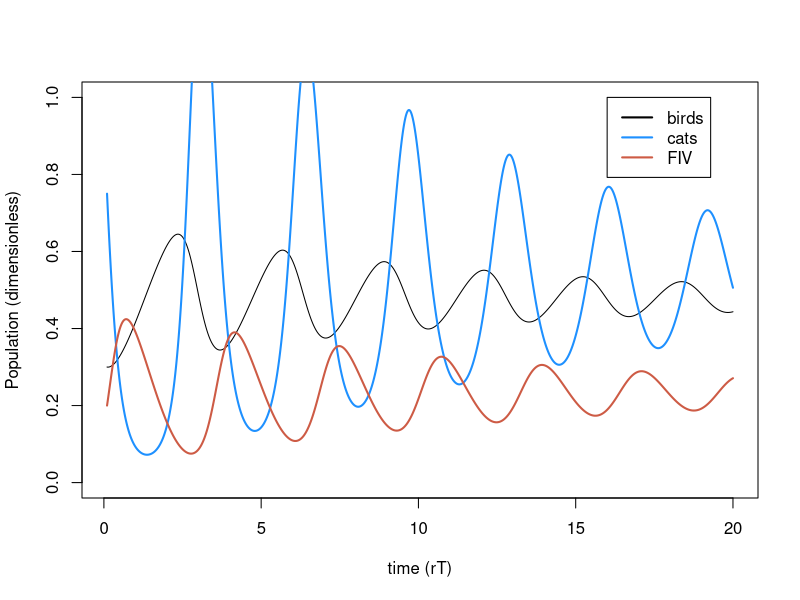
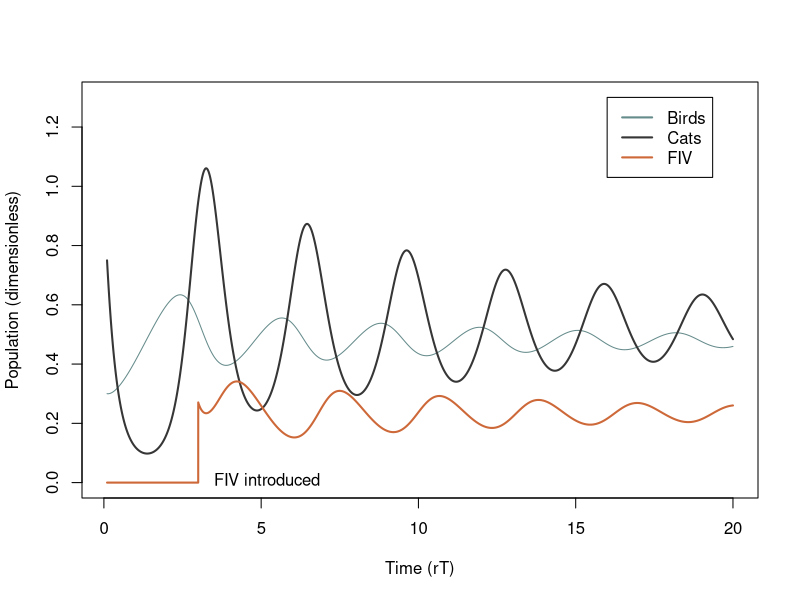
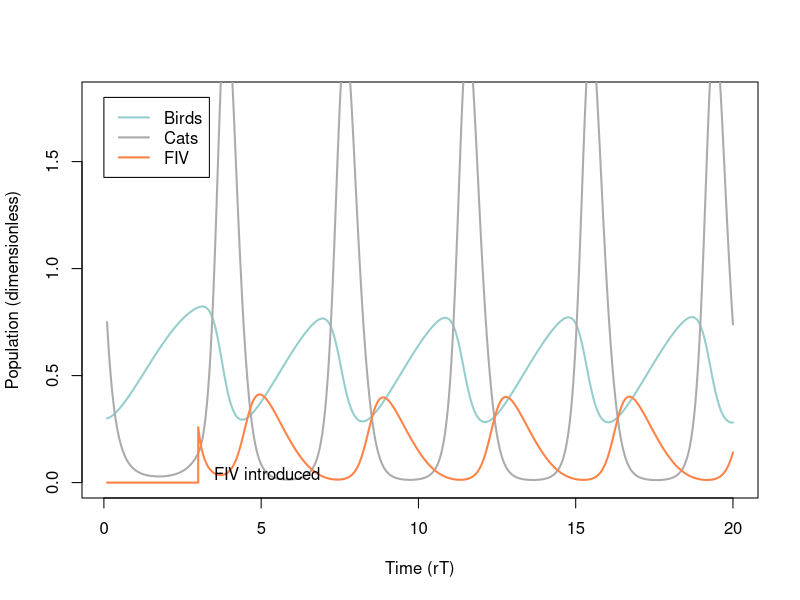
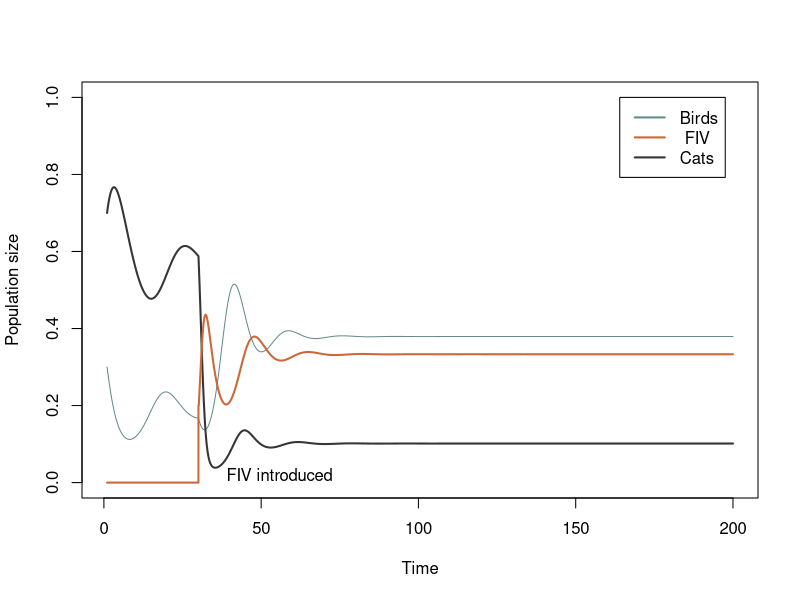
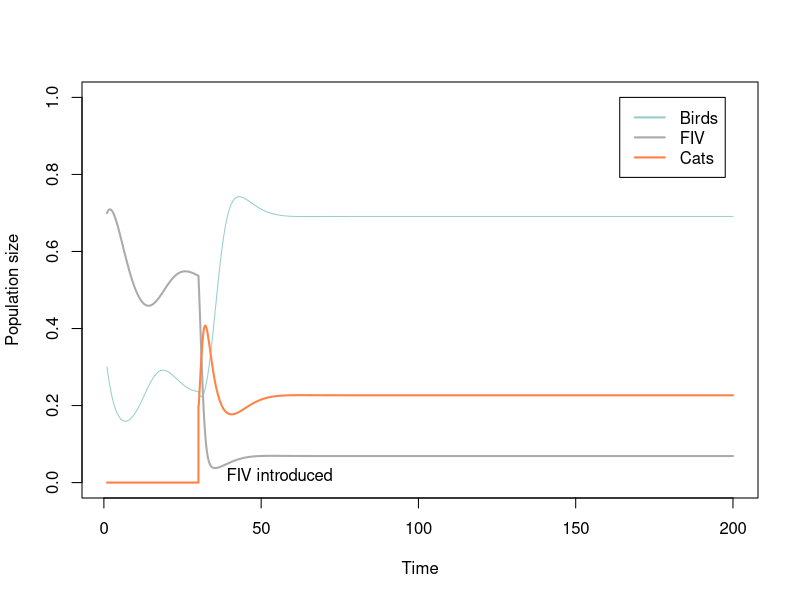
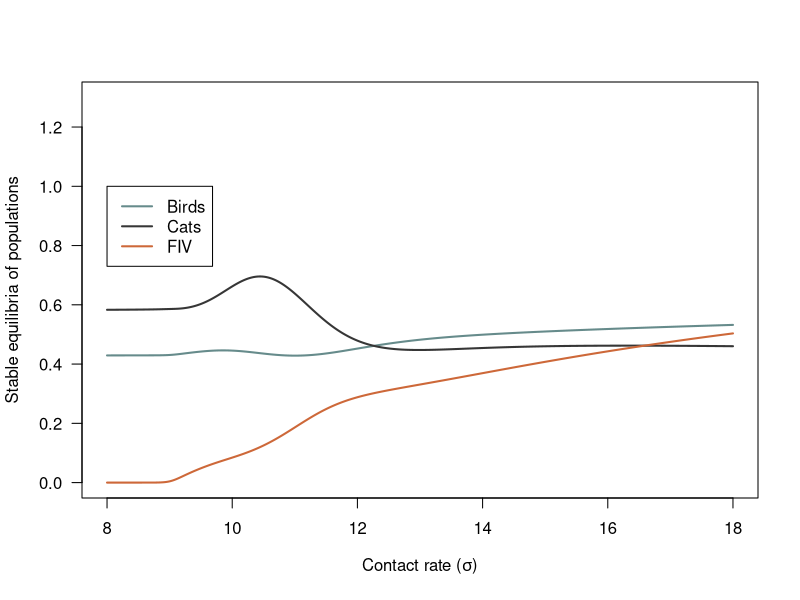

Source code (R) for these figures, in order: (Note: a time limit stopped this script after it produced the figures.)
## ---- chunk 1
knitr::opts_chunk$set(echo = TRUE)
## ---- chunk 2
##Variables
#N.v <- NaN    ## population size for victims (birds)
#N.p <- NaN    ## population size for predators (cats)
t.time.set <- seq(1, 200, length.out= 20000) ## time



r.v <- 0.1          # per capita growth rate of birds in the model
a <- 0.03           # trophic conversion efficiency of cats
d.p <- 0.6          # natural per capita death rate of cats
beta.pm <- 1.5      # contact rate for proportionate mixing
delta <- 0.2        # virulence

#core equations
#B <- N.v/K
#C <- N.p*u/r.v
t.set <- r.v*t.time.set

#dimensionless parameters
sigma.pm <- 11.75
e <- 14
m <- 6
alpha <- 3

## ---- chunk 3
B.simu1 <- NaN*t.set 
  B.simu1[1] <- .3
C.simu1 <- NaN*t.set
  C.simu1[1] <- .75
I.simu1 <- NaN*t.set
 I.simu1[1] <- 0.2

#for PM
for(i in 2:length(t.set)){
  
  dt <- t.set[i]-t.set[i-1]
  B <- B.simu1[i-1]
  C <- C.simu1[i-1]
  I <- I.simu1[i-1]
  
  dB <- (B*(1-B) -B*C) *dt
  dC <- (e*B*C - m*C - alpha*C*I)*dt
  dI <- (((sigma.pm - alpha)* (1-I) - e*B)*I) *dt
  
  B.simu1[i] <- B + dB
  C.simu1[i] <- C + dC
  I.simu1[i] <- I + dI
}

  
plot(t.set, B.simu1, type= "l", ylim= c(0, 1), ylab="Population (dimensionless)", xlab="time (rT)")  
lines(t.set,C.simu1,lwd=2,col='dodgerblue')
lines(t.set, I.simu1, lwd = 2, col= "coral3")
legend(x=16,y=1, col = c("black","dodgerblue","coral3"), lty=1,lwd=2,legend = c("birds", "cats", "FIV"))

## ---- chunk 4
B.simu2 <- NaN*t.set 
  B.simu2[1] <- .3
C.simu2 <- NaN*t.set
  C.simu2[1] <- .75
I.simu2 <- NaN*t.set
 I.simu2[1] <- .2
## ---- chunk 5
#for PM
for(i in 2:length(t.set)){
  
  	if(t.set[i] < 3){I.simu2[i-1] <- 0 } else { 
  	  if(t.set[i] == 3) {I.simu2[i-1] <- 0.2} else { I<- I.simu2[i-1]}}
	
  dt <- t.set[i]-t.set[i-1]
  B <- B.simu2[i-1]
  C <- C.simu2[i-1]
  #I.simu2[i-1]
  
  dB <- (B*(1-B) -B*C) *dt
  dC <- (e*B*C - m*C - alpha*C*I)*dt
  dI <- (((sigma.pm - alpha)* (1-I) - e*B)*I) *dt
  
  B.simu2[i] <- B + dB
  C.simu2[i] <- C + dC
  I.simu2[i] <- I + dI
}

#pdf('timeseries_with_fiv.pdf', width= 7, height = 5)
plot(t.set, B.simu2, type= "l", ylim= c(0, 1.3), ylab="Population (dimensionless)", xlab="Time (rT)", col= "paleturquoise4")  
lines(t.set,C.simu2,lwd=2,col="gray21")
lines(t.set, I.simu2, lwd = 2, col= "sienna3")
legend(x=16,y=1.3, col = c("paleturquoise4","gray21","sienna3"), lty=1,lwd=2,legend = c("Birds", "Cats", "FIV"))
text(x=3.5, y=0.01, adj=0, label="FIV introduced")
#dev.off()
## ---- chunk 6
l <- 0.15 #percent activity of sick cats (lathargy)
#for PM
B.simu3 <- NaN*t.set 
  B.simu3[1] <- .3
C.simu3 <- NaN*t.set
  C.simu3[1] <- .75
I.simu3 <- NaN*t.set
#I.simu3[1] <- 0

for(i in 2:length(t.set)){
  
  	if(t.set[i] < 3){I.simu3[i-1] <- 0 } else { 
  	  if(t.set[i] == 3) {I.simu3[i-1] <- 0.2} else { I<- I.simu3[i-1]}}
	
  dt <- t.set[i]-t.set[i-1]
  B <- B.simu3[i-1]
  C <- C.simu3[i-1]
  #I.simu3[i-1]
  
  dB <- (B*(1-B) -B*C*(1-I) - l*B*I*C ) *dt
  dC <- (e*(B*C*(1-I) + l*B*I*C) - m*C - alpha*C*I)*dt
  dI <- (((sigma.pm - alpha)* (1-I) - e*B)*I) *dt
  
  B.simu3[i] <- B + dB
  C.simu3[i] <- C + dC
  I.simu3[i] <- I + dI
}

#plot(t.set, B.simu3, type= "l", ylim= c(0, 1), xlim=c(0, 25), ylab="Population (dimensionless)", xlab="time (rT)", col='paleturquoise4')  
#lines(t.set,C.simu3,lwd=2,col='gray21')
#lines(t.set, I.simu3, lwd = 2, col= "sienna3")
#lines(t.set,C.simu2,lwd=2, lty= 2, col='gray67')
#lines(t.set, I.simu2, lwd = 2,lty= 2, col= "sienna1")
#lines(t.set,B.simu2,lwd=2,lty= 2, col='paleturquoise3')

#legend(x=17,y=1, col = c("paleturquoise4","paleturquoise3","sienna3", "sienna1", "gray21", "gray67"), lty=1,lwd=2,legend = c("birds w/ FIV effect", "regular birds", "FIV w/ FIV effect", " regular FIV", "cats w/ FIV effect", "regular cats"))
#text(x=3.5, y=0.04, adj=0, label="FIV introduced")




#plot(t.set, B.simu3,type= "l", ylim= c(0, 1), ylab="Population (dimensionless)", xlab="time (rT)", col= 'Dodgerblue2')
#lines(t.set, B.simu2, lwd=2, col= 'coral3')


#pdf('timeseries_with_lethargy.pdf')
plot(t.set, B.simu3, type= "l", ylim= c(0, 1.8), lwd=2, ylab="Population (dimensionless)", xlab="Time (rT)", col='paleturquoise3')  
lines(t.set,C.simu3,lwd=2,col='gray67')
lines(t.set, I.simu3, lwd = 2, col= "sienna1")

legend(x=0,y=1.8, col = c("paleturquoise3","gray67","sienna1"), lty=1,lwd=2,legend = c("Birds", "Cats", "FIV"))
text(x=3.5, y=0.04, adj=0, label="FIV introduced")
#dev.off()
## ---- chunk 7
mu <- 1 #predation rate
a <- 0.8 #trophic conversion
d <- 0.15 #per capita death
#beta.pm <- .33 #pm contact rate
#delta <- .16 # virulence
K<- 1
r<- .7

l <- 0.25 #percent activity of sick cats (lathargy)
#for PM
N.simu6 <- NaN*t.time.set 
  N.simu6[1] <- .3
S.simu6 <- NaN*t.time.set
  S.simu6[1] <- .7
I.simu6 <- NaN*t.time.set
 # I.simu6[1] <- .0

for(i in 2:length(t.time.set)){
  
 if(t.time.set[i] < 30){I.simu6[i-1] <- 0 } else { 
  	 if((t.time.set[i] > 30.068533) &&(t.time.set[i] < 30.168082)) {I.simu6[i-1] <- 0.2} else {}}
	
  dt <- t.time.set[i]-t.time.set[i-1]
  N <- N.simu6[i-1]
  S <- S.simu6[i-1]
  I <- I.simu6[i-1]
  P <- S + I
  
  dN <- (r*N*(1-N/K)-mu*N*P) * dt
  dS <- ((a*mu*N*P)-(d*S) - (beta.pm*(S*I/P))) * dt
  dI <- (beta.pm* (S*I/P) - d*I -delta*I) * dt
  
  N.simu6[i] <- N + dN
  S.simu6[i] <- S + dS
  I.simu6[i] <- I + dI
}

#pdf("dimensional_timeseries.pdf")
plot(t.time.set, N.simu6, type= "l", ylim= c(0,1),ylab="Population size", xlab="Time", col='paleturquoise4')  
lines(t.time.set, S.simu6,lwd=2,col='gray21')
lines(t.time.set, I.simu6, lwd = 2, col= "sienna3")

legend(x=164,y=1, col = c("paleturquoise4","sienna3", "gray21" ), lty=1,lwd=2,legend = c( "Birds",  " FIV", "Cats"))
text(x=39, y=0.02, adj=0, label="FIV introduced")
#dev.off()

## ---- chunk 8
#NOW WITH LETHARGY
mu <- 1 #predation rate
a <- 0.6 #trophic conversion
d <- 0.15 #per capita death
#beta.pm <- .33 #pm contact rate
#delta <- .16 # virulence
K<- 1
r<- .7

l <- 0.65 #percent activity of sick cats (lathargy)
#for PM
N.simu7 <- NaN*t.time.set 
  N.simu7[1] <- .3
S.simu7 <- NaN*t.time.set
  S.simu7[1] <- .7
I.simu7 <- NaN*t.time.set
 # I.simu7[1] <- .0

for(i in 2:length(t.time.set)){
  
 if(t.time.set[i] < 30){I.simu7[i-1] <- 0 } else { 
  	 if((t.time.set[i] > 30.068533) &&(t.time.set[i] < 30.168082)) {I.simu7[i-1] <- 0.2} else {}}
	
  dt <- t.time.set[i]-t.time.set[i-1]
  N <- N.simu7[i-1]
  S <- S.simu7[i-1]
  I <- I.simu7[i-1]
  P <- S + I
  
  dN <- (r*N*(1-N/K)-mu*N*S - mu*l*N*I) * dt
  dS <- (a*N*((mu*S)+(mu*l*I))-(d*S) - (beta.pm*(S*I/P))) * dt
  dI <- (beta.pm* (S*I/P) - d*I -delta*I) * dt
  
  N.simu7[i] <- N + dN
  S.simu7[i] <- S + dS
  I.simu7[i] <- I + dI
 }
#pdf("dimensional_with_lathargy.pdf")
plot(t.time.set, N.simu7, type= "l", ylim= c(0,1),ylab="Population size", xlab="Time", col='paleturquoise3')  
lines(t.time.set, S.simu7,lwd=2,col='gray67')
lines(t.time.set, I.simu7, lwd = 2, col= "sienna1")

legend(x=164,y=1, col = c("paleturquoise3","gray67","sienna1" ), lty=1,lwd=2,legend = c( "Birds",  "FIV", "Cats"))
text(x=39, y=0.02, adj=0, label="FIV introduced")
#dev.off()
## ---- chunk 9
Yset <- seq(8,18,length.out = 500)

B.starset <- NaN*Yset
C.starset <- NaN*Yset
I.starset <- NaN*Yset

for(j in 1:length(Yset)){ 
	Y <- Yset[j] 
	
	B.simu8 <- NaN*t.set
	B.simu8[1] <- 0.3
	C.simu8 <- NaN*t.set
	C.simu8[1] <- 0.75
	I.simu8 <- NaN*t.set
	I.simu8[1] <- 0.2
	
	
	for(i in 2:length(t.set)){ 
		dt <- t.set[i]-t.set[i-1] 
		B <- B.simu8[i-1]
		C <- C.simu8[i-1]
		I <- I.simu8[i-1]
		
	  dB <- (B*(1-B) -B*C) *dt
    dC <- (e*B*C - m*C - alpha*C*I)*dt
    dI <- (((Y - alpha)* (1-I) - e*B)*I) *dt
		
    B.simu8[i] <- B + dB
    C.simu8[i] <- C + dC
    I.simu8[i] <- I + dI
	}
	
	
	B.starset[j] <- B.simu8[length(t.set)]
	C.starset[j] <- C.simu8[length(t.set)]
	I.starset[j] <- I.simu8[length(t.set)]
	
	
}
#pdf('bifurcation.pdf', width = 7, height = 5)
plot(Yset, B.starset, type= 'l', lwd=2,col="paleturquoise4",las=1,xlab= expression(paste("Contact rate (", sigma, ")")),ylab='Stable equilibria of populations', ylim = c(0,1.3) )
lines(Yset, C.starset, col="gray21", lwd=2)
lines(Yset, I.starset, col="sienna3", lwd=2)
legend(x=8,y=1.0, col = c("paleturquoise4","gray21","sienna3"), lty=1,lwd=2,legend = c("Birds", "Cats", "FIV"))
#dev.off()
## ---- chunk 10
Yset <- seq(0,2,length.out = 500)

B.starset <- NaN*Yset
C.starset <- NaN*Yset
I.starset <- NaN*Yset

for(j in 1:length(Yset)){ 
	Y <- Yset[j] 
	
	B.simu8 <- NaN*t.set
	B.simu8[1] <- 0.3
	C.simu8 <- NaN*t.set
	C.simu8[1] <- 0.75
	I.simu8 <- NaN*t.set
	I.simu8[1] <- 0.2
	
	
	for(i in 2:length(t.set)){ 
		dt <- t.set[i]-t.set[i-1] 
		B <- B.simu8[i-1]
		C <- C.simu8[i-1]
		I <- I.simu8[i-1]

  
    dB <- (r*B*(1-B/K)-mu*B*(C+I)) * dt
    dC <- ((a*mu*B*P)-(d*C) - (Y*(C*I/(C+I)))) * dt
    dI <- (Y* (C*I/(C+I)) - d*I -delta*I) * dt
		
		
    B.simu8[i] <- B + dB
    C.simu8[i] <- C + dC
    I.simu8[i] <- I + dI
	}
	
	
	B.starset[j] <- B.simu8[length(t.set)]
	C.starset[j] <- C.simu8[length(t.set)]
	I.starset[j] <- I.simu8[length(t.set)]
	
	
}
#pdf('dimensional_bifurcation.pdf', width = 7, height = 5)
plot(Yset, B.starset, type= 'l', lwd=2,col="paleturquoise4",las=1,xlab= expression(paste("Contact rate (", beta, ")")),ylab='Stable equilibria of populations', ylim = c(0,1) )
lines(Yset, C.starset, col="gray21", lwd=2)
lines(Yset, I.starset, col="sienna3", lwd=2)
legend(x=1.64,y=1, col = c("paleturquoise4","gray21","sienna3"), lty=1,lwd=2,legend = c("Birds", "Cats", "FIV"))
#dev.off()
